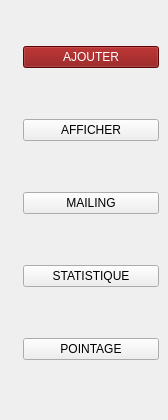
        <widget class="QWidget" name="emp_ajouter_2">
         <widget class="QWidget" name="verticalLayoutWidget_9">
          <property name="geometry">
           <rect>
            <x>10</x>
            <y>0</y>
            <width>149</width>
            <height>411</height>
           </rect>
          </property>
          <layout class="QVBoxLayout" name="verticalLayout_9" stretch="0,0,0,0,0">
           <property name="spacing">
            <number>5</number>
           </property>
           <property name="sizeConstraint">
            <enum>QLayout::SetDefaultConstraint</enum>
           </property>
           <property name="leftMargin">
            <number>13</number>
           </property>
           <item>
            <widget class="QPushButton" name="ajoutbutton_3">
             <property name="styleSheet">
              <string notr="true">background-color:#850606;
color:white;</string>
             </property>
             <property name="text">
              <string>AJOUTER</string>
             </property>
             <property name="icon">
              <iconset>
               <normaloff>../../Bureau/ajout.png</normaloff>../../Bureau/ajout.png</iconset>
             </property>
             <property name="iconSize">
              <size>
               <width>23</width>
               <height>25</height>
              </size>
             </property>
            </widget>
           </item>
           <item>
            <widget class="QPushButton" name="affichbutton_3">
             <property name="text">
              <string>AFFICHER</string>
             </property>
             <property name="icon">
              <iconset>
               <normaloff>../../Bureau/afficher.png</normaloff>../../Bureau/afficher.png</iconset>
             </property>
             <property name="iconSize">
              <size>
               <width>23</width>
               <height>25</height>
              </size>
             </property>
            </widget>
           </item>
           <item>
            <widget class="QPushButton" name="pushButton_11">
             <property name="text">
              <string>MAILING</string>
             </property>
             <property name="icon">
              <iconset>
               <normaloff>../../Bureau/mail.png</normaloff>../../Bureau/mail.png</iconset>
             </property>
             <property name="iconSize">
              <size>
               <width>23</width>
               <height>25</height>
              </size>
             </property>
            </widget>
           </item>
           <item>
            <widget class="QPushButton" name="pushButton_45">
             <property name="text">
              <string>STATISTIQUE</string>
             </property>
             <property name="icon">
              <iconset>
               <normaloff>../../stat.png</normaloff>../../stat.png</iconset>
             </property>
             <property name="iconSize">
              <size>
               <width>23</width>
               <height>25</height>
              </size>
             </property>
            </widget>
           </item>
           <item>
            <widget class="QPushButton" name="pushButton_46">
             <property name="text">
              <string>POINTAGE</string>
             </property>
             <property name="icon">
              <iconset>
               <normaloff>../../pointage.png</normaloff>../../pointage.png</iconset>
             </property>
             <property name="iconSize">
              <size>
               <width>23</width>
               <height>27</height>
              </size>
             </property>
            </widget>
           </item>
          </layout>
         </widget>
        </widget>
